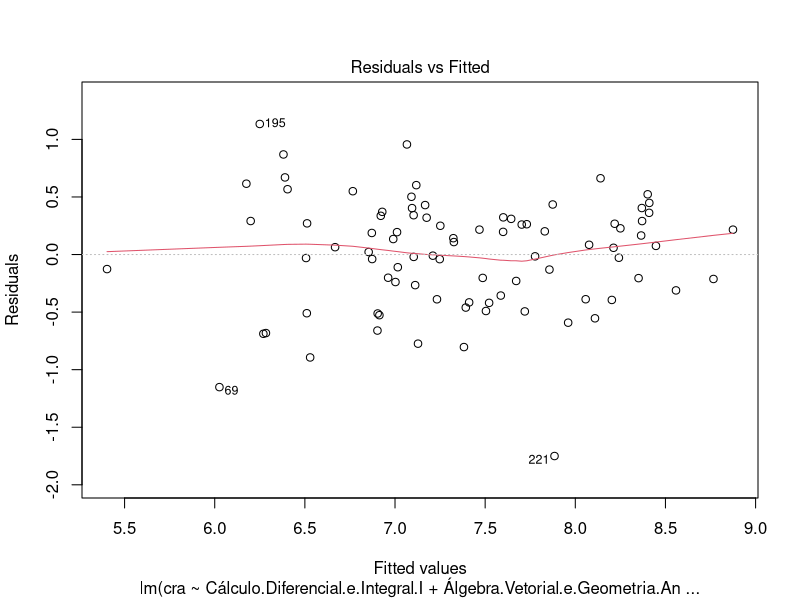
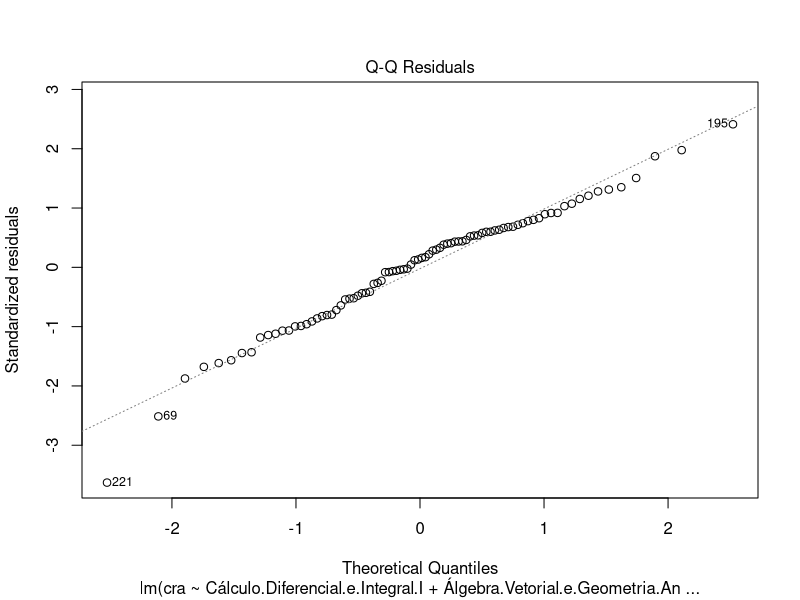
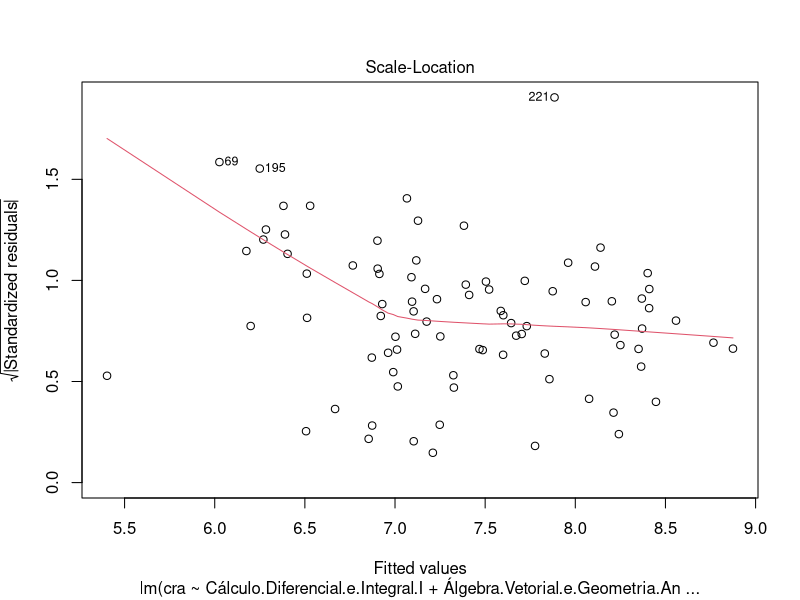
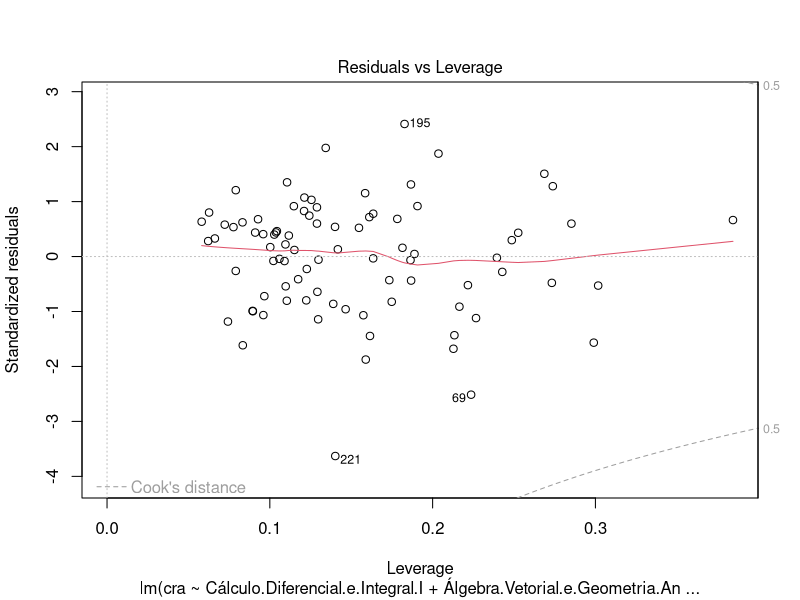
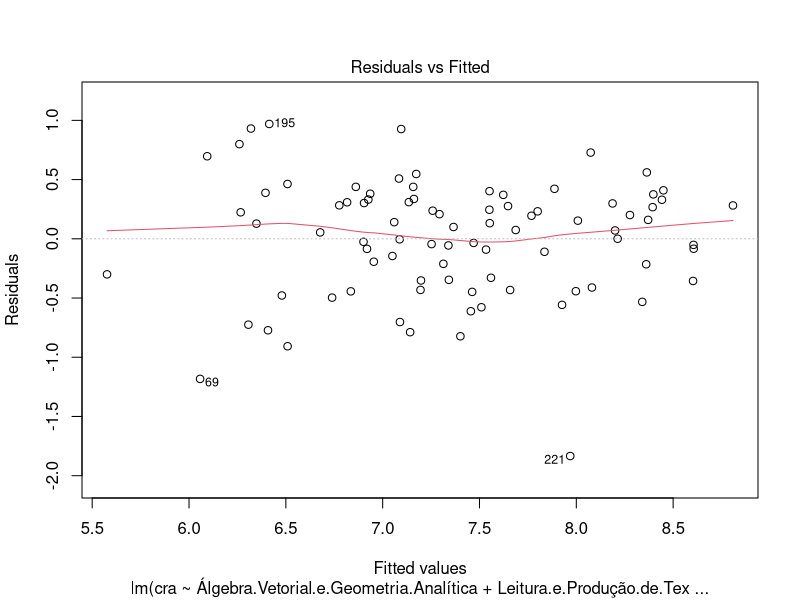
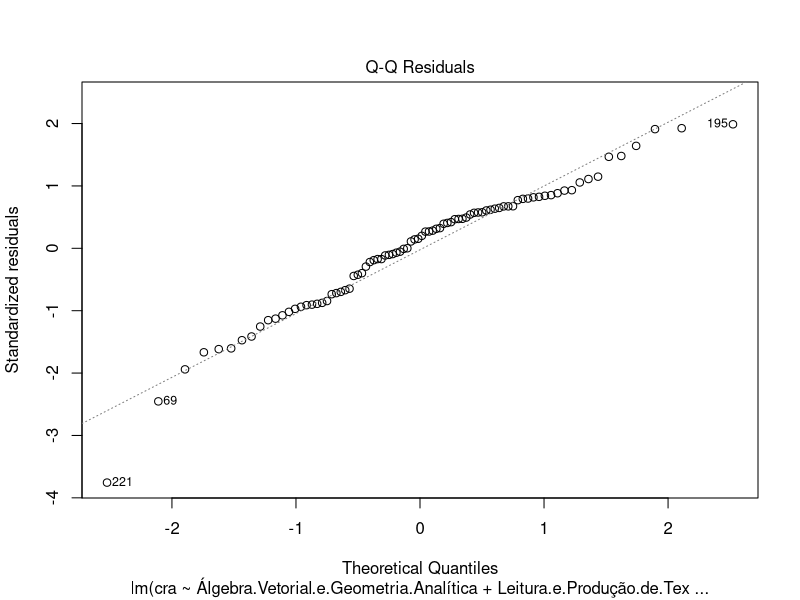
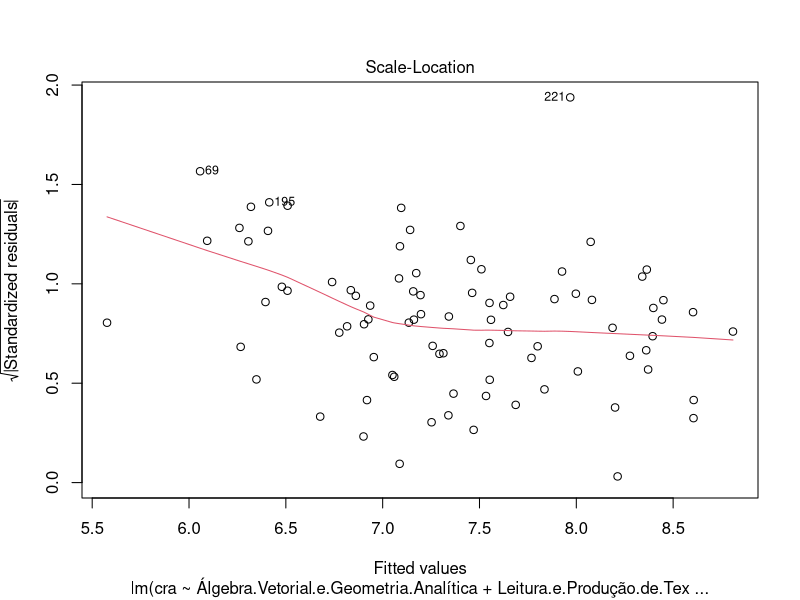
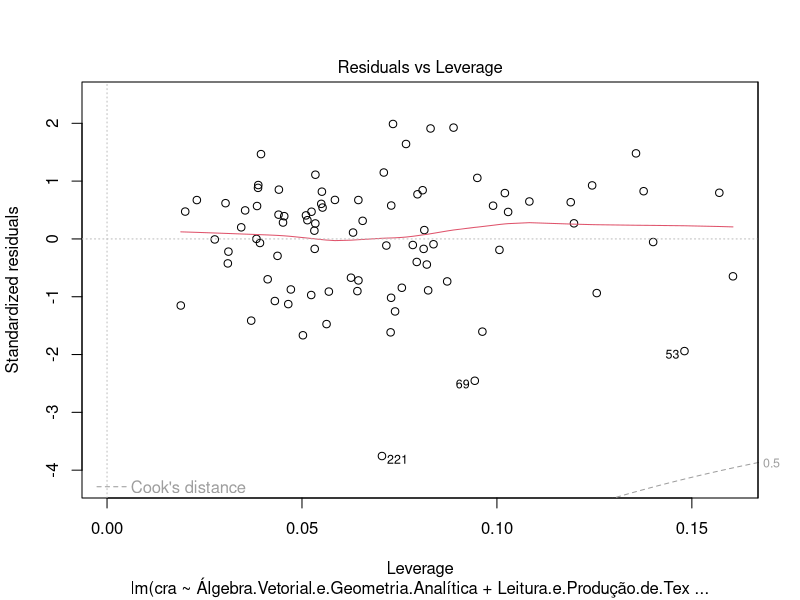

Here is the R script that generated these plots, in order:
# Tarefa 2

# O desempenho dos alunos nos dois primeiros períodos consegue explicar, em algum 
# grau, seus desempenhos no curso como um todo?

# Vamos tentar responder essa pergunta usando regressão linear. Vamos fazer isso 
# quebrando a pergunta anterior nas seguintes perguntas:

# a) Um modelo de regressão múltipla com todas as variáveis é plausível para explicar
#       a variação em y? Em que grau?
# b) Todas as variáveis são úteis para o modelo de regressão?
# c) Se a resposta para a pergunta anterior foi não, construa um novo modelo sem 
#       essas variáveis e o compare ao modelo com todas as variáveis (e.g. em termos de R2 e RSE).
# d) Analise os plots de resíduos de cada variável e veja se algum (um ou mais) 
#       deles indica não aleatoriedade dos erros.
# e) Que período consegue explicar melhor o desempenho final (primeiro ou segundo)?
# f) Use o modelo para predizer o seu próprio desempenho e compare a predição 
#       com o seu CRA atual. Comente o resultado.

setwd('~/Desktop/Link to AD2/analytics2/')

df <- read.csv('Tarefa2/graduados_model.csv', sep=' ')  

head(df)
View(df)


# -----------------------------------------------------------------------------------

model.p1.p2 <- lm(cra ~ Cálculo.Diferencial.e.Integral.I +
                Álgebra.Vetorial.e.Geometria.Analítica +
                Programação.I +
                Introdução.à.Computação +
                Leitura.e.Produção.de.Textos + 
                Laboratório.de.Programação.I +
                Programação.II + 
                Cálculo.Diferencial.e.Integral.II +
                Matemática.Discreta +
                Laboratório.de.Programação.II +
                Teoria.dos.Grafos +
                Fundamentos.de.Física.Clássica, data=df)
summary(model.p1.p2)

# a) Um modelo de regressão múltipla com todas as variáveis é plausível para explicar
#       a variação em y? Em que grau?

#         Segundo se observa no summary do modelo acima, o p-valor é bastante baixo,
#        menor que 0.05 (p-valor = 3.537e-14), e portanto, o modelo é aceitável.
#         Apesar disso, vemos também que o Adjusted R-squared é baixo, o que significa
#        que devemos buscar eliminar variáveis que devem estar atrapalhando a 
#        predição.
#         Pelo Adjusted R-squared, observa-se que pouco mais da metade da variação é explicada pelo
#        modelo. Adjusted R-squared = 0.6393

plot(model.p1.p2)

#coefficients(model.p1.p2)
#confint(model.p1.p2, level=.95)
#fitted(model.p1.p2)
#residuals(model.p1.p2)
#anova(model.p1.p2)
#vcov(model.p1.p2)
#influence(model.p1.p2)


# -----------------------------------------------------------------------------------

# Variable selection
library(MASS)

model.opt <- lm(cra ~ 
                    Cálculo.Diferencial.e.Integral.I +
                    Álgebra.Vetorial.e.Geometria.Analítica +
                    Programação.I +
                    Introdução.à.Computação +
                    Leitura.e.Produção.de.Textos + 
                    Laboratório.de.Programação.I +
                    Programação.II + 
                    Cálculo.Diferencial.e.Integral.II +
                    Matemática.Discreta +
                    Laboratório.de.Programação.II +
                    Teoria.dos.Grafos +
                    Fundamentos.de.Física.Clássica, 
                data=df)
final_model <- stepAIC(model.opt, direction="both")
final_model$anova

summary(model.opt)
summary.aov(model.opt)

summary(final_model)
plot(final_model)

# b) Todas as variáveis são úteis para o modelo de regressão?
#         Não, após aplicar o método de seleção de modelos baseado no AIC (Akaike 
#       information criterion), chegou-se ao seguinte modelo:
#             cra = 0.09881 * Álgebra.Vetorial.e.Geometria.Analítica + 
#                   0.10241 * Leitura.e.Produção.de.Textos + 
#                   0.30538 * Programação.II +
#                   0.21886 * Matemática.Discreta +
#                   0.09098 * Teoria.dos.Grafos +
#                   1.15308
#
#         Como se observa, apenas cinco disciplinas são realmente significativas
#       para previsão do cra, considerando apenas conjunto das disciplinas do 1o e do 2o
#       periodos.
#         O modelo tem as seguintes medidas:
#           p-value: < 2.2e-16
#           F-statistic: 33.66
#           Adjusted R-squared:  0.6577
#
#         Nota-se, portanto, uma melhora no nível de explicação da variabilidade que pode ser
#       explicada pelo modelo proposto.

# ------------------------------------------------------------------------------------------
summary(model.p1.p2)
summary(final_model)

# c) Se a resposta para a pergunta anterior foi não, construa um novo modelo sem 
#       essas variáveis e o compare ao modelo com todas as variáveis 
#       (e.g. em termos de R2 e RSE).
#     Modelo Final encontrado:
#       cra = 1.067e-15 * Programação.II + -1.094e-15 * Matemática.Discreta + 7.24
#     Comparação com modelo com todas as variáveis (model.p1.p2):
#       model           p-valor       R2          R2-Adj        RSE
#       model.p1.p2     3.537e-14     0.6902      0.6393        0.52
#       final_model     < 2.2e-16     0.6778      0.6577        0.5065                      
#
#     Como se pode observar,o modelo final é superior ao modelo com todas as variáveis
#     em todas as medidas exploradas.


# ---------------------------------------------------------------------------------------------

plot(model.p1.p2)
plot(final_model)

# ----------------------------------------------------------------------------------------------
# Analise de correlacao

sub.df <- subset(df, select = c(Matemática.Discreta, 
                   Programação.II,
                   Teoria.dos.Grafos,
                   Leitura.e.Produção.de.Textos,
                   Álgebra.Vetorial.e.Geometria.Analítica,
                   cra))
head(sub.df)
View(sub.df)

library(GGally)

my_fn <- function(data, mapping, ...){
  p <- ggplot(data = data, mapping = mapping) + 
    geom_point() + 
    geom_smooth(method=loess, fill="red", color="red", ...) +
    geom_smooth(method=lm, fill="blue", color="blue", ...)
  p
}

g = ggpairs(sub.df, columns = 1:6, lower = list(continuous = my_fn))
g

# ---------------------------------------------------------------------------------------------

plot(lm(sub.df$cra ~ sub.df$Matemática.Discreta))
plot(lm(sub.df$cra ~ sub.df$Leitura.e.Produção.de.Textos))
plot(lm(sub.df$cra ~ sub.df$Programação.II))
plot(lm(sub.df$cra ~ sub.df$Álgebra.Vetorial.e.Geometria.Analítica))
plot(lm(sub.df$cra ~ sub.df$Teoria.dos.Grafos))


# d) Analise os plots de resíduos de cada variável e veja se algum (um ou mais) 
#      deles indica não aleatoriedade dos erros.
#      
#       Pela análise dos plots feitos acima, vê se que os erros estão distribuídos de forma
#     bastante aleatória, indicando randomicidade.

# ---------------------------------------------------------------------------------------------

model.p1 <- lm(cra ~ Cálculo.Diferencial.e.Integral.I +
                    Álgebra.Vetorial.e.Geometria.Analítica +
                    Programação.I +
                    Introdução.à.Computação +
                    Leitura.e.Produção.de.Textos + 
                    Laboratório.de.Programação.I,
                    data=df)
summary(model.p1)

model.p2 <- lm(cra ~ Programação.II + 
                 Cálculo.Diferencial.e.Integral.II +
                 Matemática.Discreta +
                 Laboratório.de.Programação.II +
                 Teoria.dos.Grafos +
                 Fundamentos.de.Física.Clássica,
               data=df)
summary(model.p2)


# e) Que período consegue explicar melhor o desempenho final (primeiro ou segundo)?
#    Como se observar nos resultados dos comandos acima, para o modelo 1,
#     que considera apenas as disciplinas do 1 periodo, nós temos a seguinte
#     configuração:
#        p-valor = 7.158e-11
#        F-statistic = 14.15
#        Adjusted R-squared = 0.4813
#     Já para o modelo 2, o qual considera apenas as disciplinas do 2o periodo, nós
#     temos a seguinte configuração:
#        p-valor = 5.767e-16
#        F-statistic = 23.99
#        Adjusted R-squared = 0.6187
#     Portanto, o modelo 1 descreve/prever melhor o cra do aluno para o curso como
#     um todo.

# ---------------------------------------------------------------------------------------------

# f) Use o modelo para predizer o seu próprio desempenho e compare a predição 
#       com o seu CRA atual. Comente o resultado.
#     Fórmula do modelo: 
#       cra = 0.09881 * Álgebra.Vetorial.e.Geometria.Analítica + 
#                   0.10241 * Leitura.e.Produção.de.Textos + 
#                   0.30538 * Programação.II +
#                   0.21886 * Matemática.Discreta +
#                   0.09098 * Teoria.dos.Grafos +
#                   1.15308
#
#       Programacao.II = 8,2
#       Matematica.Discreta = 7,9
#       Albegra.Vetorial.e.Geometria.Analitica = 7,0
#       Teoria.dos.Grafos = 10,0
#       Leitura.e.Producao.de.Textos = 7,4
#       cra estimado = 7,745494
#       cra correto = 7,80
#
#       O modelo apresenta um erro de 0,054506 pontos na predição do cra. O resultado se mostra
#     satisfatório, uma vez que o erro é bastante pequeno.
#
